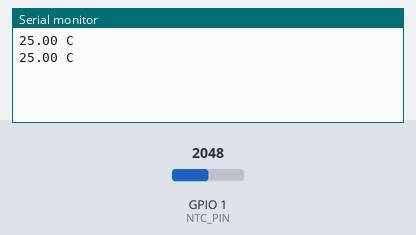
Recording of a sketch running on a simulated ESP32-C6. Parts: the last lines printed to the serial monitor. Inputs (shaded band) come from the test bench; at power-on: GPIO 1 (NTC_PIN) = 2048 (analog values on the 0–4095 scale).

Above: at 1.8 s.
1.9 s: GPIO 1 (NTC_PIN) set to 2866
At 2.8 s:
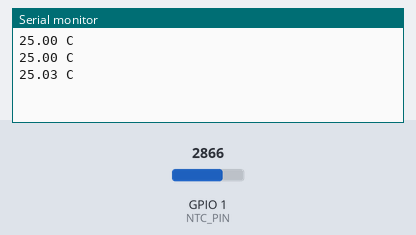
3.4 s: GPIO 1 (NTC_PIN) set to 3603
At 4.6 s:
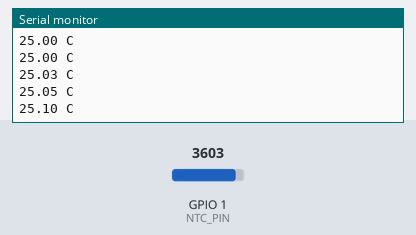
Timing chart, 0 to 6.4 s (numbered marks = the images above; inputs shaded):
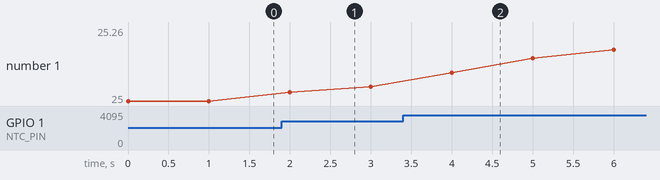

Measured:
- after the input at 1.9 s, the serial monitor: prints a new line after 0.10 s (image 1)
- plotted number 1: 25 → 25.05 after the input at 1.9 s, 25.05 → 25.26 after the input at 3.4 s

The sketch:

ntc_temp.ino
```cpp
// 10k NTC thermistor on an ESP32-C6 ADC pin, printed once a second.
#include "thermistor.h"

constexpr int NTC_PIN = 1;
NtcConfig config;
TempFilter filter(0.2f);

void setup() {
    Serial.begin(115200);
    analogReadResolution(12);
}

void loop() {
    const float mv = analogReadMilliVolts(NTC_PIN);
    const NtcReading r = ntcFromMillivolts(mv, config);
    switch (r.status) {
        case NtcStatus::Open:  Serial.println("sensor open"); break;
        case NtcStatus::Short: Serial.println("sensor shorted"); break;
        case NtcStatus::Ok:    Serial.printf("%.2f C\n", filter.update(r.celsius)); break;
    }
    delay(1000);
}
```

thermistor.cpp
```cpp
#include "thermistor.h"

#include <cmath>

NtcReading ntcFromMillivolts(float mv, const NtcConfig& cfg) {
    float r = cfg.seriesOhms * (cfg.supplyMv - mv) / mv;
    float invT = 1.0f / cfg.t0C + std::log(r / cfg.r0Ohms) / cfg.beta;
    return {NtcStatus::Ok, 1.0f / invT};
}

float TempFilter::update(float celsius) {
    if (!started_) {
        ema_ = celsius;
        started_ = true;
    }
    ema_ = alpha_ * celsius + (1.0f - alpha_) * ema_;
    return ema_;
}
```

thermistor.h
```cpp
#pragma once
#include <cstddef>

struct NtcConfig {
    float seriesOhms = 10000.0f;
    float r0Ohms = 10000.0f;   // resistance at t0C
    float t0C = 25.0f;
    float beta = 3950.0f;
    float supplyMv = 3300.0f;
    bool ntcOnLowSide = true;  // NTC between the ADC pin and ground
};

enum class NtcStatus { Ok, Open, Short };

struct NtcReading {
    NtcStatus status;
    float celsius;
};

NtcReading ntcFromMillivolts(float mv, const NtcConfig& cfg);

// Median of the last five readings, then an exponential moving average.
class TempFilter {
public:
    explicit TempFilter(float alpha) : alpha_(alpha) {}
    float update(float celsius);

private:
    float alpha_;
    float window_[5] = {};
    size_t count_ = 0;
    size_t next_ = 0;
    float ema_ = 0.0f;
    bool started_ = false;
};
```
